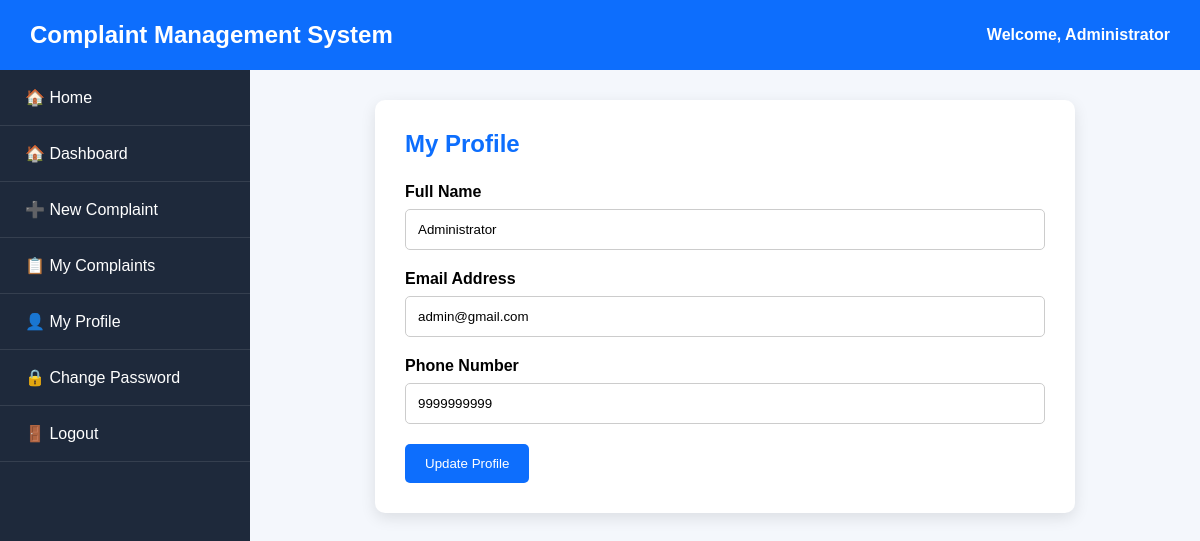
Screenshot of /user/profile.php (signed in) with the database file from the repository.
### tables this page shows
CREATE TABLE users (

    id INT AUTO_INCREMENT PRIMARY KEY,

    full_name VARCHAR(100) NOT NULL,

    email VARCHAR(100) NOT NULL UNIQUE,

    phone VARCHAR(15) NOT NULL,

    password VARCHAR(255) NOT NULL,

    role ENUM('admin','user') DEFAULT 'user',

    status ENUM('Active','Inactive') DEFAULT 'Active',

    created_at TIMESTAMP DEFAULT CURRENT_TIMESTAMP

);

### user/profile.php (the view, shortened to what this page needs)
<?php
require_once "../db_connect.php";
$user_id = $_SESSION['user_id'];
$stmt = $conn->prepare("SELECT * FROM users WHERE id=?");
$stmt->execute([$user_id]);
$user = $stmt->fetch(PDO::FETCH_ASSOC);
$name = $user['full_name'];
$email = $user['email'];
$phone = $user['phone'];
?>
<!DOCTYPE html>
<html lang="en">
<head>
<link rel="stylesheet" href="../assets/dashboard.css">
<link rel="stylesheet" href="../assets/responsive.css">
</head>
<body>
<div class="header">
<h2>Complaint Management System</h2>
<div class="profile">
Welcome,
<?php echo htmlspecialchars($_SESSION['full_name']); ?>
</div>
</div>
<div class="sidebar">
<ul>
<li><a href="../index.php">🏠 Home</a></li>
<li><a href="dashboard.php">🏠 Dashboard</a></li>
<li><a href="create_complaint.php">➕ New Complaint</a></li>
<li><a href="my_complaints.php">📋 My Complaints</a></li>
<li><a href="profile.php">👤 My Profile</a></li>
<li><a href="change_password.php">🔒 Change Password</a></li>
<li><a href="../logout.php">🚪 Logout</a></li>
</ul>
</div>
<div class="main-content">
<div class="profile-container">
<h2 class="profile-title">
My Profile
</h2>
<form method="POST">
<div class="form-group">
<label>Full Name</label>
<input
type="text"
name="name"
value="<?php echo htmlspecialchars($name); ?>"
required>
</div>
<div class="form-group">
<label>Email Address</label>
<input
type="email"
value="<?php echo htmlspecialchars($email); ?>"
readonly>
</div>
<div class="form-group">
<label>Phone Number</label>
<input
type="text"
name="phone"
value="<?php echo htmlspecialchars($phone); ?>"
required>
</div>
<button
type="submit"
name="update"
class="btn-update">
Update Profile
</button>
</form>
</div>
</div>
</body>
</html>

### assets/dashboard.css (style rules this page uses)
* { margin:0; padding:0; box-sizing:border-box; font-family:Arial, Helvetica, sans-serif; }
body { background:#f4f7fc; }
.header { width:100%; height:70px; background:#0d6efd; color:#fff; display:flex; justify-content:space-between; align-items:center; padding:0 30px; position:fixed; top:0; left:0; z-index:1000; }
.header h2 { font-size:24px; }
.profile { font-weight:bold; }
.sidebar { width:250px; height:100vh; background:#1e293b; position:fixed; top:70px; left:0; overflow:auto; }
.sidebar ul { list-style:none; }
.sidebar ul li { border-bottom:1px solid rgba(255,255,255,.1); }
.sidebar ul li a { display:block; padding:18px 25px; color:#fff; text-decoration:none; transition:.3s; }
.main-content { margin-left:250px; margin-top:70px; padding:30px; }

### user/profile.php (style rules this page uses)
.profile-container { max-width:700px; background:#fff; margin:auto; padding:30px; border-radius:10px; box-shadow:0 5px 15px rgba(0,0,0,.1); }
.profile-title { margin-bottom:25px; color:#0d6efd; }
.form-group { margin-bottom:20px; }
.form-group label { display:block; margin-bottom:8px; font-weight:bold; }
.form-group input { width:100%; padding:12px; border:1px solid #ccc; border-radius:5px; }
.btn-update { background:#0d6efd; color:#fff; border:none; padding:12px 20px; border-radius:5px; cursor:pointer; border-radius:5px; }

### rows the page displays
users: name "Administrator", email "admin@gmail.com", phone "9999999999"

### other values shown
$_SESSION['full_name'] "Administrator"
